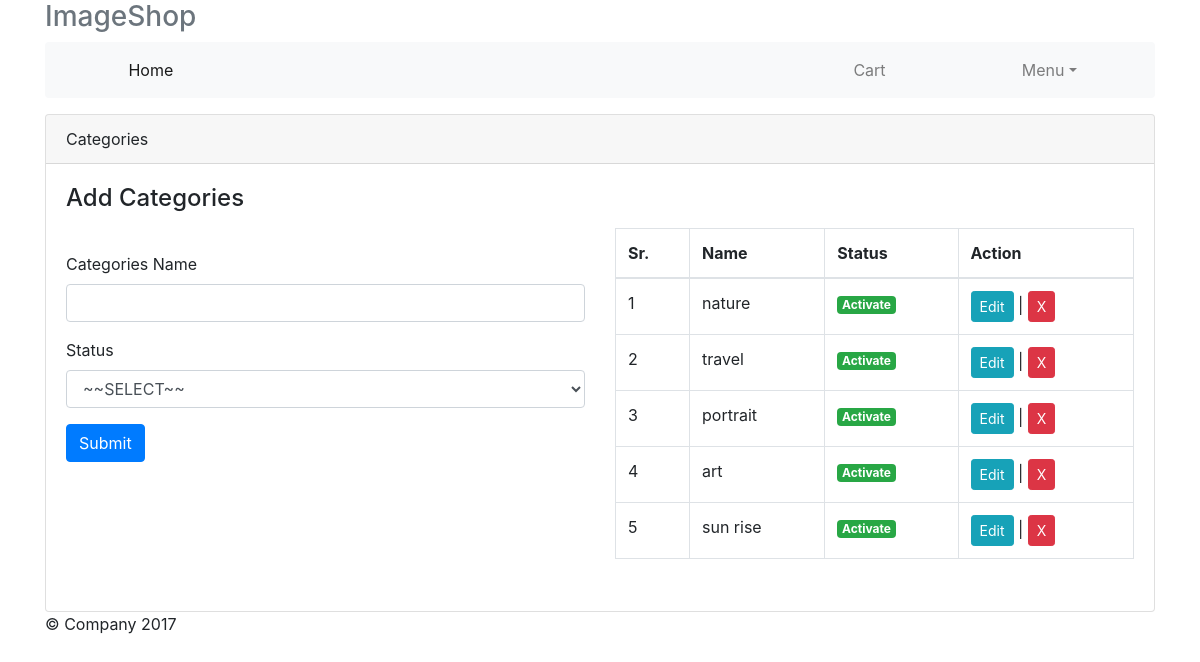
Page /index.php?nav=add_categories on the earlier database version.
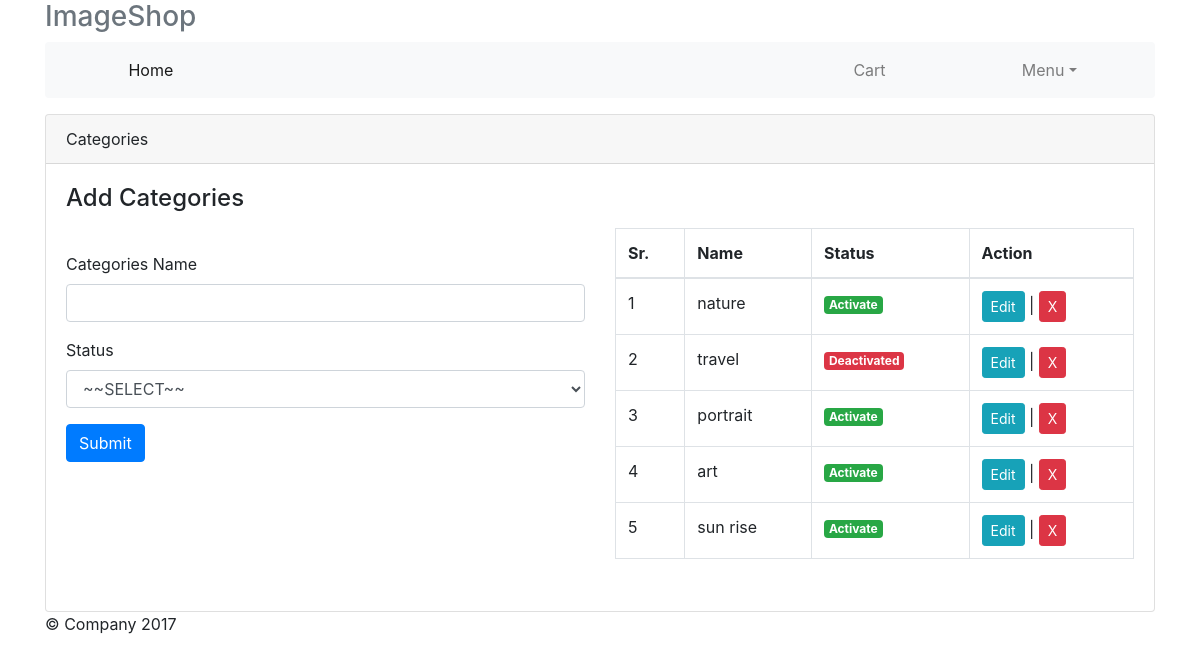
Same page on the later database version.
### tables this page shows
CREATE TABLE `categories` (
  `cate_id` int(11) NOT NULL,
  `cate_name` varchar(255) NOT NULL,
  `cate_sts` varchar(255) NOT NULL,
  `cate_timestamp` timestamp NOT NULL DEFAULT current_timestamp()
);

### admin/pages/add_categories.php (the view, shortened to what this page needs)
<div class="card">
	<div class="card-header">Categories</div>
	<div class="card-body">
		<h4 class="card-title">Add Categories</h4>
		<p class="card-text">
			<div class="row">
				<div class="col-sm-6">
					<span id="msge" class="alert"></span>
					<form action="" method="POST" role="form" id="formData">
						<div class="form-group">
							<label for="">Categories Name</label>
							<input type="text" class="form-control cate_name" name="cate_name" required="" id="cate_name">
						</div>
						<div class="form-group">
							<label for="">Status</label>
							<select name="cate_sts" id="cate_sts" class="form-control">
								<option value="">~~SELECT~~</option>
							</select>
						</div>
						<button type="submit" name="cate_subByAdmin" id="saveData" class="btn btn-primary">Submit</button>
					</form>
				</div>
				<div class="col-sm-6">
					<div id="Reload">
					<table class="table table-bordered">
						<thead>
							<tr>
								<th>Sr.</th>
								<th>Name</th>
								<th>Status</th>
								<th>Action</th>
							</tr>
						</thead>
						<tbody>
							<?php
								$x = 1;
								$q = get($dbc,"categories");
								while ($r = mysqli_fetch_assoc($q)):?>
							<tr>
								<td><?=$x?></td>
								<td><?=$r['cate_name']?></td>
								<td><?=isActive($r['cate_sts'])?></td>
								<td><button class="btn btn-info btn-sm update" id="<?=$r['cate_id']?>">Edit</button> | <button class="show-example-btn btn btn-danger delete btn-sm" onclick="DeleteData(<?=$r['cate_id']?>)">X</button></td>
							</tr>
							 <?php
								$x++;
								endwhile;
							?>
						</tbody>
					</table>
				  </div>
				</div>
			</div>
		</p>
	</div>
</div>

### connect/db.php (shortened to what this page needs)
<?php function isActive($data){
  return ($data==1)?'<span class="badge badge-success">Activate</span>':'<span class="badge badge-danger">Deactivated</span>';
} ?>
<?php
function get($dbc,$table){
return mysqli_query($dbc,"SELECT * FROM $table");
}
?>

Differences in the rows shown:
changed categories "travel": cate_sts "Activate" → "Deactivated"
